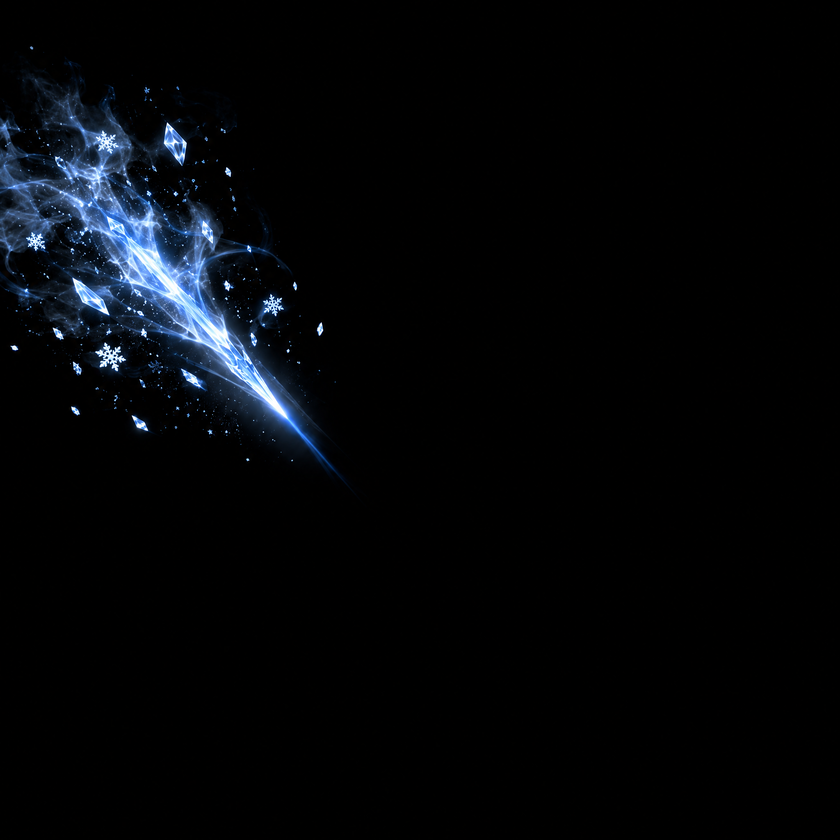
#> input picture 示例/冰蓝剑气-F1聚气-1比1.png, 840 x 840 px, shrunk from 2048 x 2048 before the run
$ python build_sheet.py '../示例' --out out.png
#> lines starting #> are read from the running program, lines starting #| are printed output that depends on the picture
#!/usr/bin/env python3
"""build_sheet.py — PNG 帧序列 → Sprite Sheet（横向 / 网格）+ TexturePacker 兼容 JSON。

用法:
    python3 build_sheet.py <frames_dir> --out <sheet.png> [--grid N | --horizontal]
            [--crop-bbox] [--padding PX] [--fps F] [--json path]

说明:
    - 帧按文件名中的 4 位帧号排序（fx_fireball_impact_a_v001_0001.png → 1）。
    - 单格尺寸 = 所有帧的宽高最大值（--crop-bbox 时先按全帧 alpha 并集 + padding 裁剪，
      再取并集尺寸），保证帧间不抖动。
    - --grid N: N 列网格；--horizontal: 单行横向（帧数 ≤ 8 的小特效建议）。
    - 默认在 --out 同目录生成同名 .json（TexturePacker 兼容：meta.size / frames.frame.duration）。
"""
import argparse
import json
import re
import sys
from pathlib import Path

from PIL import Image

FRAME_NO = re.compile(r"_(\d{4})\.png$")


def frame_number(name: str):
    m = FRAME_NO.search(name)
    return int(m.group(1)) if m else 0


def load_frames(frames_dir: Path):
    frames = sorted(frames_dir.glob("*.png"), key=lambda p: frame_number(p.name))
    if not frames:
        raise SystemExit(f"错误: {frames_dir} 内没有 PNG 帧")
    imgs = []
    for p in frames:
        im = Image.open(p)
#> im is the input picture: PIL image 840x840 RGBA; mean R, G, B, A 4.6, 6.5, 9.1, 255
        if im.mode != "RGBA":
            im = im.convert("RGBA")
        imgs.append((p.name, im))
    return imgs


def unified_bbox(imgs, padding: int):
    """全帧 alpha 并集最小外接矩形 + padding，返回 (x0, y0, x1, y1)。"""
    x0 = y0 = 10 ** 9
    x1 = y1 = -1
    for _, im in imgs:
        b = im.getchannel("A").getbbox()
        if b is None:
            continue
        x0 = min(x0, b[0]); y0 = min(y0, b[1])
        x1 = max(x1, b[2]); y1 = max(y1, b[3])
    if x1 < 0:
        return None
    return max(0, x0 - padding), max(0, y0 - padding), x1 + padding, y1 + padding


def main():
    ap = argparse.ArgumentParser(description="PNG 序列 → Sprite Sheet + JSON")
    ap.add_argument("frames_dir", type=Path, help="帧序列目录（04_frames）")
    ap.add_argument("--out", type=Path, required=True, help="输出 sheet PNG 路径")
    mode = ap.add_mutually_exclusive_group()
    mode.add_argument("--grid", type=int, default=0, help="网格列数（如 4 = 4×N）")
    mode.add_argument("--horizontal", action="store_true", help="横向单行（帧数 ≤ 8）")
    ap.add_argument("--crop-bbox", action="store_true",
                    help="按全帧 alpha 并集统一裁剪 + padding，防帧间抖动")
    ap.add_argument("--padding", type=int, default=4, help="bbox 裁剪 padding（默认 4px）")
    ap.add_argument("--fps", type=int, default=24, help="帧率，用于 JSON duration（默认 24）")
    ap.add_argument("--json", type=Path, default=None, help="JSON 输出路径（默认 --out 同名 .json）")
    args = ap.parse_args()

    imgs = load_frames(args.frames_dir)
#> imgs = 2 items
    n = len(imgs)
#> n = 2

    if args.crop_bbox:
        bbox = unified_bbox(imgs, args.padding)
        if bbox is None:
            raise SystemExit("错误: 所有帧全透明，无法裁剪")
        imgs = [(name, im.crop(bbox)) for name, im in imgs]

    cell_w = max(im.width for _, im in imgs)
#> cell_w = 840
    cell_h = max(im.height for _, im in imgs)
#> cell_h = 840

    if args.horizontal:
        cols, rows = n, 1
    elif args.grid and args.grid > 0:
        cols = args.grid
        rows = (n + cols - 1) // cols
    else:
        cols = int(n ** 0.5)
#> cols = 1
        rows = (n + cols - 1) // cols
#> rows = 2
        # 更接近方形的排列：优先列数向上取整
        alt_cols = cols + 1
#> alt_cols = 2
        alt_rows = (n + alt_cols - 1) // alt_cols
#> alt_rows = 1
        if alt_rows * alt_cols < rows * cols:
            cols, rows = alt_cols, alt_rows

    sheet = Image.new("RGBA", (cols * cell_w, rows * cell_h), (0, 0, 0, 0))
#> sheet: PIL image 840x1680 RGBA; every value is 0
    frames_meta = {}
    for idx, (name, im) in enumerate(imgs):
        r, c = divmod(idx, cols)
        x, y = c * cell_w, r * cell_h
        sheet.paste(im, (x, y), im)
        frames_meta[name] = {
            "frame": {"x": x, "y": y, "w": im.width, "h": im.height},
            "duration": 1000.0 / args.fps,
        }
#> this loop made 2 passes
#> (name, r, c, x, y) on passes 1 to 2: ('冰蓝剑气-F1聚气-1比1.png', 0, 0, 0, 0), ('冰蓝剑气-F2射出-1比1.png', 1, 0, 0, 840)
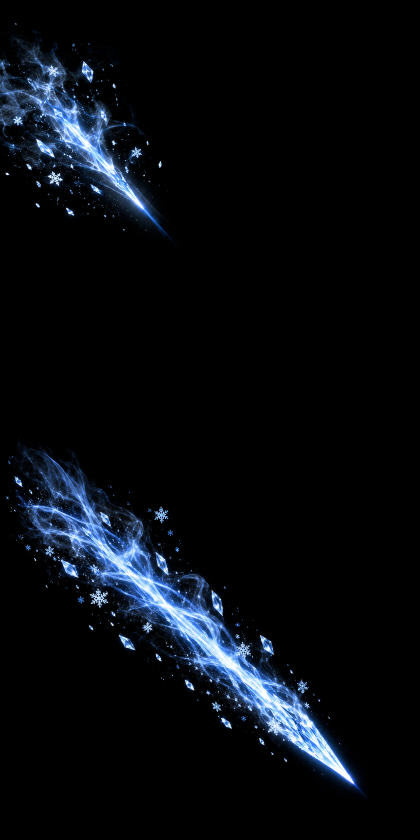
#> sheet: PIL image 840x1680 RGBA (shown at 1/2 size); mean R, G, B, A 8.2, 11.5, 16.4, 255
#> after the loop, frames_meta = 2 items

    args.out.parent.mkdir(parents=True, exist_ok=True)
    sheet.save(args.out)
    print(f"sheet: {args.out}  {sheet.width}x{sheet.height}  {cols}x{rows} 帧格 {cell_w}x{cell_h}")
#| sheet: out.png  840x1680  1x2 帧格 840x840

    json_path = args.json or args.out.with_suffix(".json")
    payload = {
        "meta": {
            "image": args.out.name,
            "size": {"w": sheet.width, "h": sheet.height},
            "scale": "1",
            "fps": args.fps,
            "frame_size": {"w": cell_w, "h": cell_h},
            "grid": {"cols": cols, "rows": rows},
        },
        "frames": frames_meta,
    }
    json_path.write_text(json.dumps(payload, ensure_ascii=False, indent=2), encoding="utf-8")
    print(f"json:  {json_path}  ({len(frames_meta)} 帧)")
#| json:  out.json  (2 帧)


if __name__ == "__main__":
    sys.exit(main())
#> (the program exits here)
